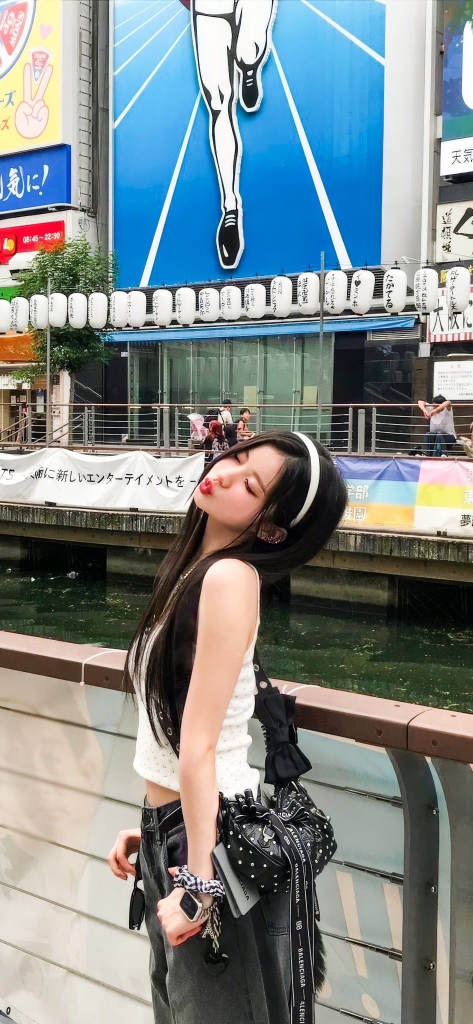
#> input picture week1/data/asa.JPG, 946 x 2048 px (shown at 1/2 size); its folder holds only this picture in this run
$ python -i quiz4.py   (imports and definitions only)
#> lines starting #> are read from the running program, lines starting #| are printed output that depends on the picture
#> further down, picture is the input picture: shape (2048, 946, 3); mean B, G, R 136.9, 135.5, 125.9
import glob
import os
import re
import time
import cv2
import matplotlib.pyplot as plt
import numpy as np

# 前處理參數
WORK_LONG_SIDE = 1600     # 拼接前把影像縮到長邊 1600 px：手機原圖太大，SIFT 會很慢且雜訊特徵多
CLAHE_CLIP = 2.0          # CLAHE 對比限制，越大對比越強但雜訊也越明顯
CLAHE_TILE = (8, 8)       # CLAHE 分塊數
BLUR_KSIZE = (3, 3)       # 輕微高斯去雜訊

# 特徵與匹配參數
SIFT_FEATURES = 5000      # SIFT 最多保留的特徵點數
RATIO = 0.75              # Lowe ratio test 門檻
RANSAC_THRESH = 4.0       # 重投影誤差門檻 (px)
MIN_INLIERS = 15          # 內點數少於此值視為拼接失敗


# [38 lines left out: functions log_run, _check_path, find_images, pair_images, load_image, not called in this run]


def preprocess(img_bgr):
    """特徵偵測前的前處理，回傳給 SIFT 用的灰階影像。

    1. 轉灰階：SIFT 只看亮度梯度
    2. 高斯模糊 3x3：壓掉感測器雜訊與 JPEG 塊狀雜訊，減少不穩定的小特徵點
    3. CLAHE（限制對比的自適應直方圖等化）：兩張照片曝光/白平衡不同時，
       局部對比被拉到相近，陰影與亮部也能偵測到特徵，匹配更穩定
    """
    gray = cv2.cvtColor(img_bgr, cv2.COLOR_BGR2GRAY)
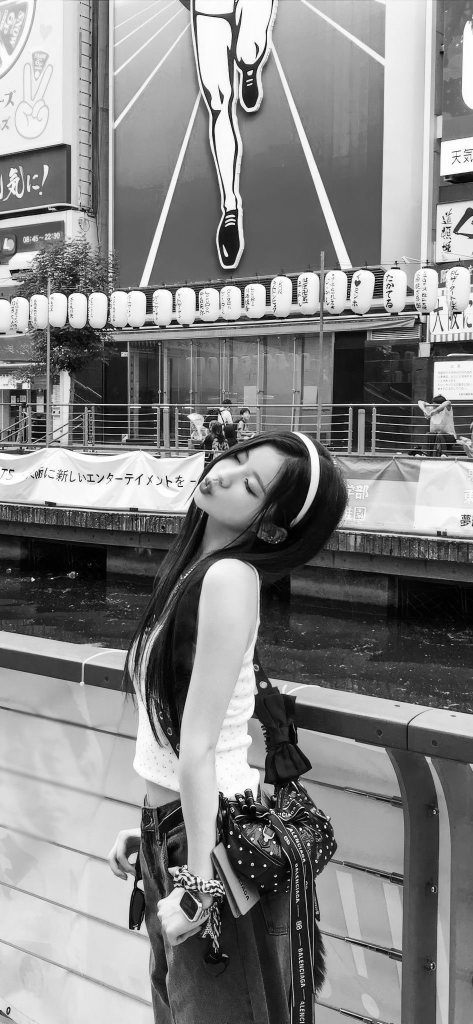
#> gray: shape (2048, 946) (shown at 1/2 size); min 0, max 255, mean 132.8
    gray = cv2.GaussianBlur(gray, BLUR_KSIZE, 0)
    clahe = cv2.createCLAHE(clipLimit=CLAHE_CLIP, tileGridSize=CLAHE_TILE)
    return clahe.apply(gray)
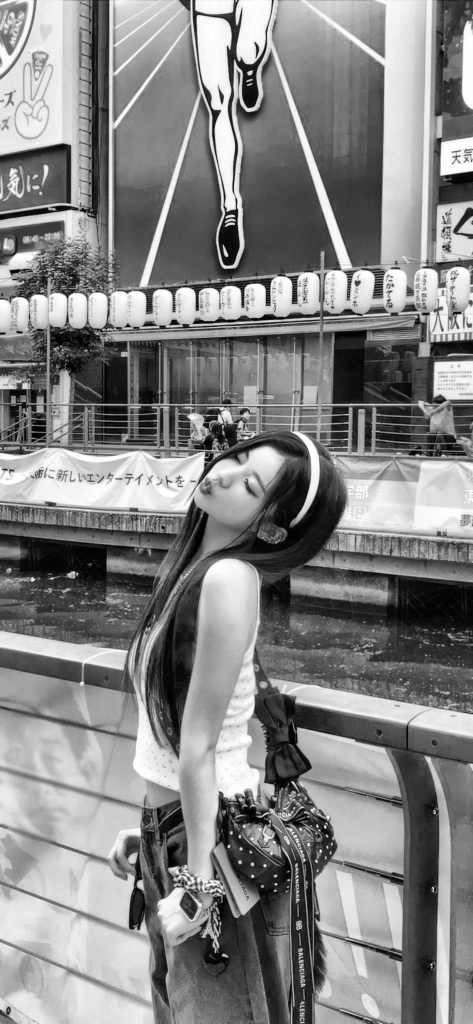
#> returned value: shape (2048, 946) (shown at 1/2 size); min 0, max 255, mean 132.6


# [234 lines left out: functions detect_sift, match_features, find_homography, warp_and_blend, _run_matching, compare_preprocessing and 6 more, not called in this run]

>>> import cv2
>>> picture = cv2.imread('../data/asa.JPG')
>>> result = preprocess(picture)

$ run again, on week1/data/quiz2.jpg
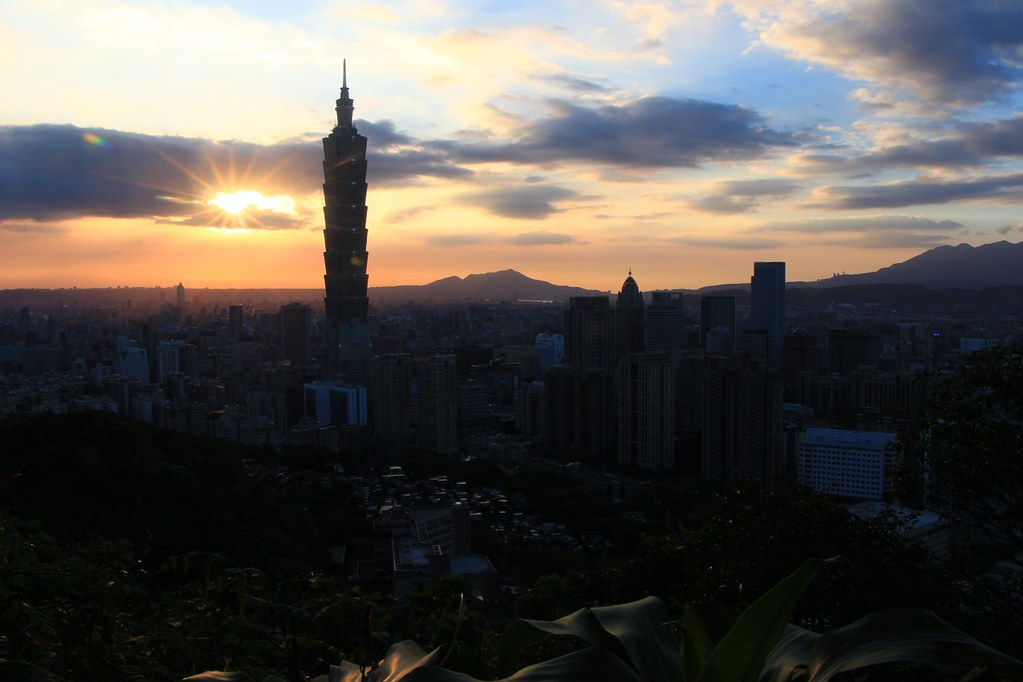
#> input picture week1/data/quiz2.jpg, 1023 x 682 px
#> picture is the input picture: shape (682, 1023, 3); mean B, G, R 78.6, 82.6, 86.6
#> in preprocess, `gray = cv2.cvtColor(img_bgr, cv2.COLOR_BGR2GRAY)`:
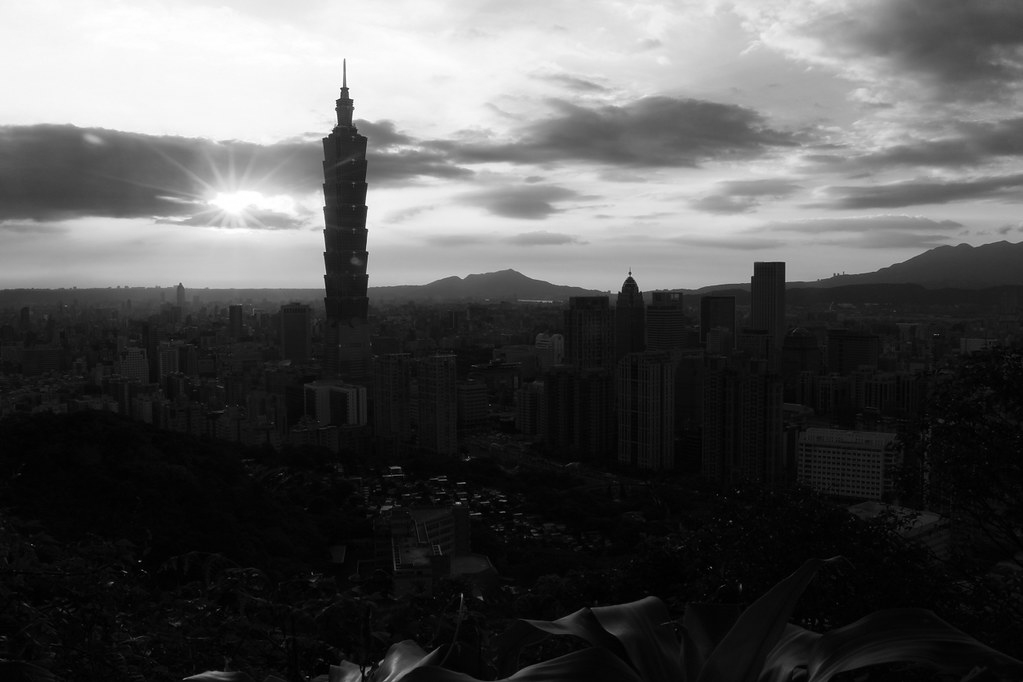
#> gray: shape (682, 1023); min 0, max 255, mean 83.3
#> in preprocess, `return clahe.apply(gray)`:
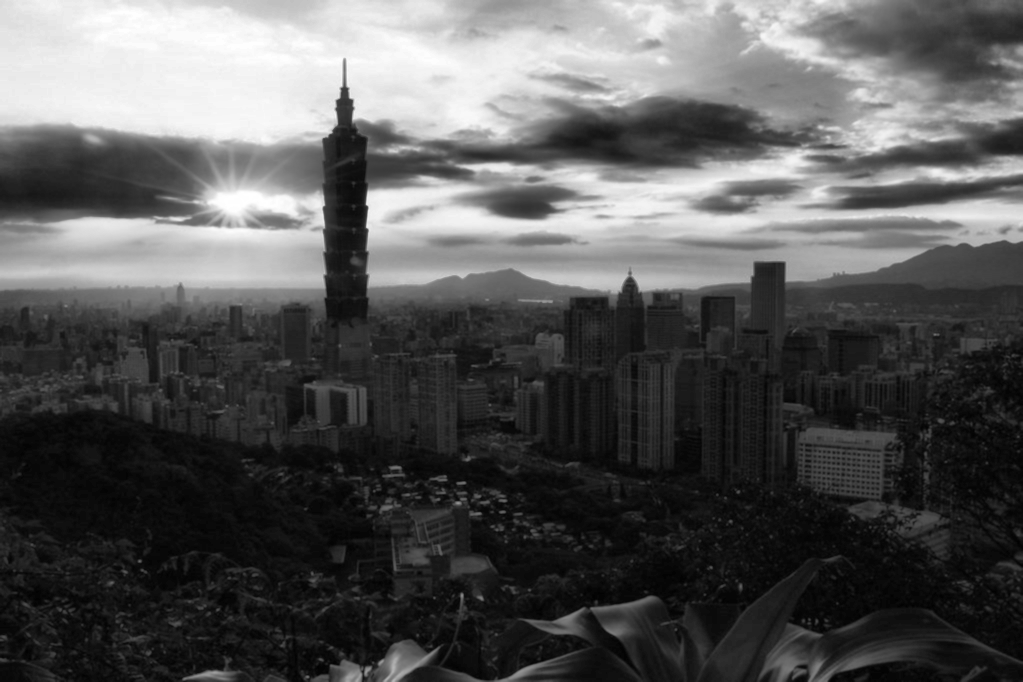
#> returned value: shape (682, 1023); min 2, max 255, mean 86.6

$ run again, on week1/data/quiz3_10.JPG
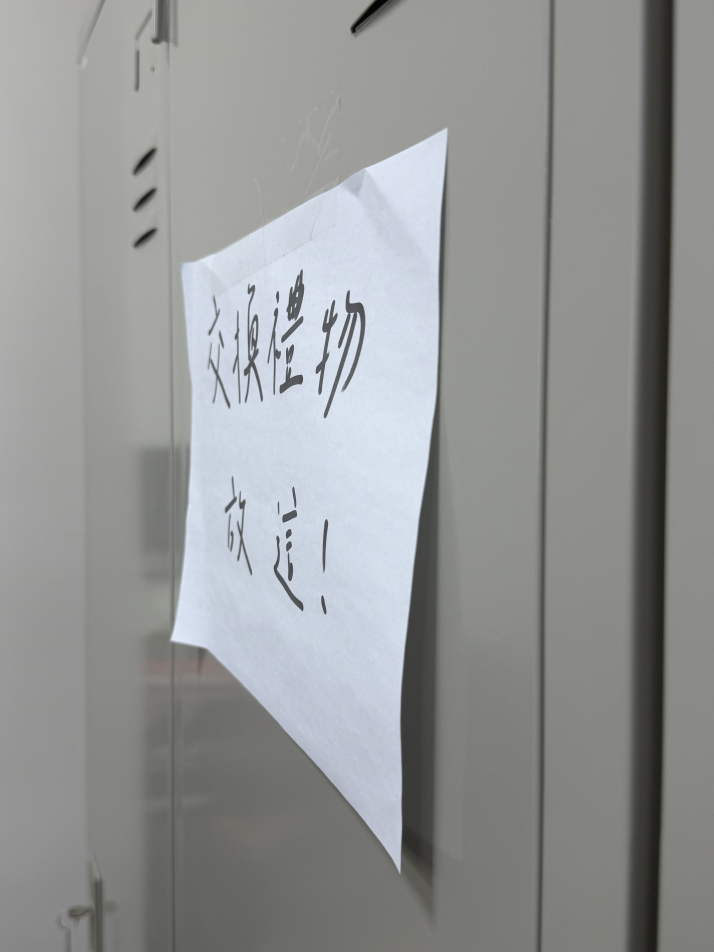
#> input picture week1/data/quiz3_10.JPG, 4284 x 5712 px (shown at 1/6 size)
#> picture is the input picture: shape (5712, 4284, 3); mean B, G, R 149.5, 149.9, 147.9
#> in preprocess, `return clahe.apply(gray)`:
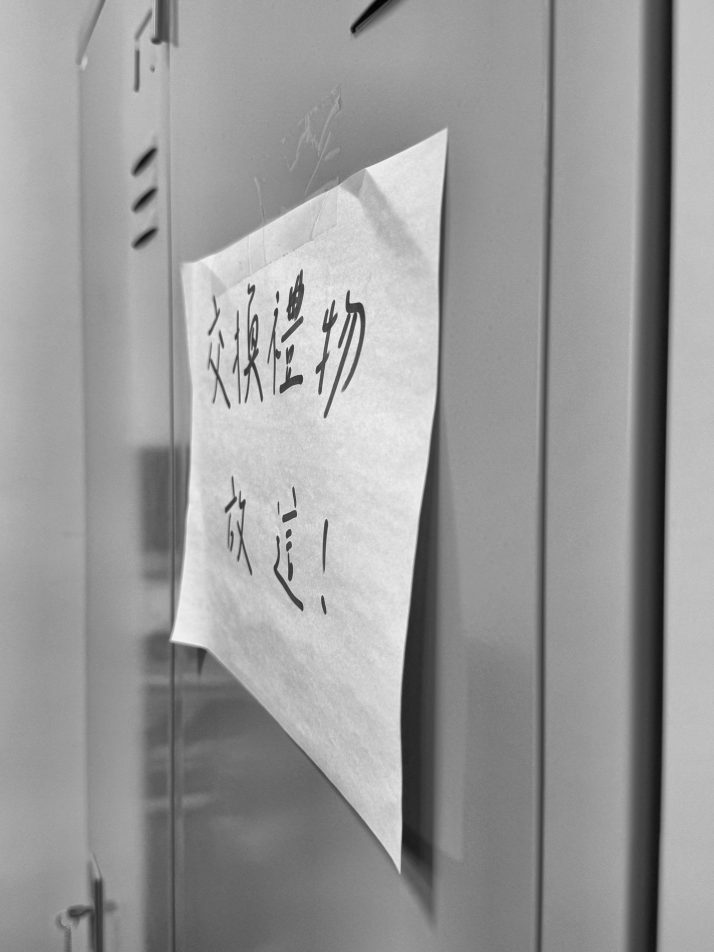
#> returned value: shape (5712, 4284) (shown at 1/6 size); min 2, max 245, mean 154.2

$ run again, on week1/data/quiz3_11.JPG
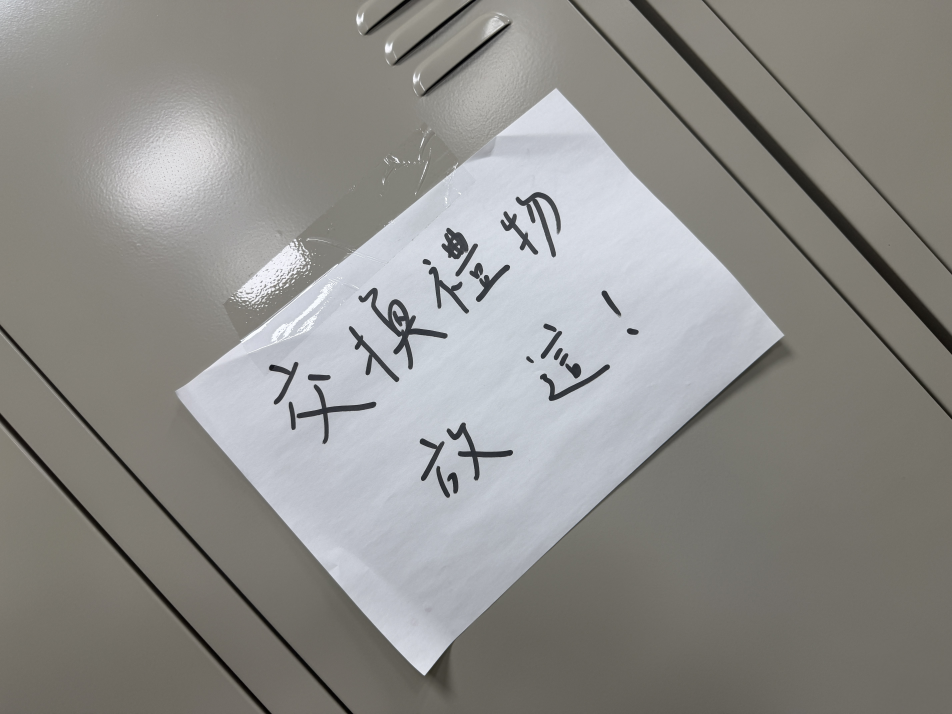
#> input picture week1/data/quiz3_11.JPG, 5712 x 4284 px (shown at 1/6 size)
#> picture is the input picture: shape (4284, 5712, 3); mean B, G, R 138.4, 141.5, 142.5
#> in preprocess, `return clahe.apply(gray)`:
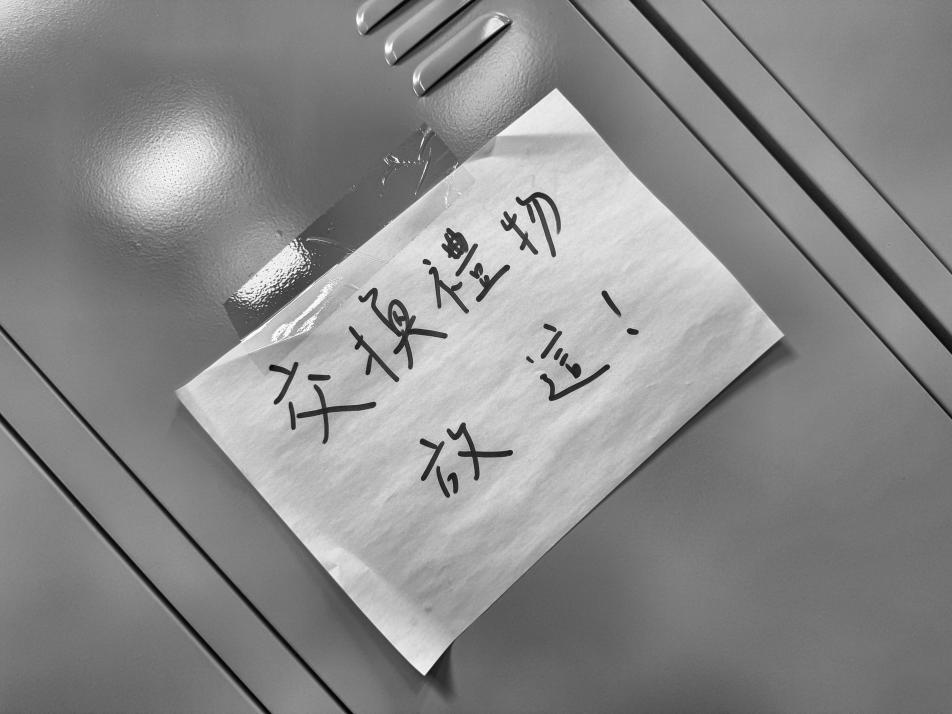
#> returned value: shape (4284, 5712) (shown at 1/6 size); min 1, max 255, mean 138.1
